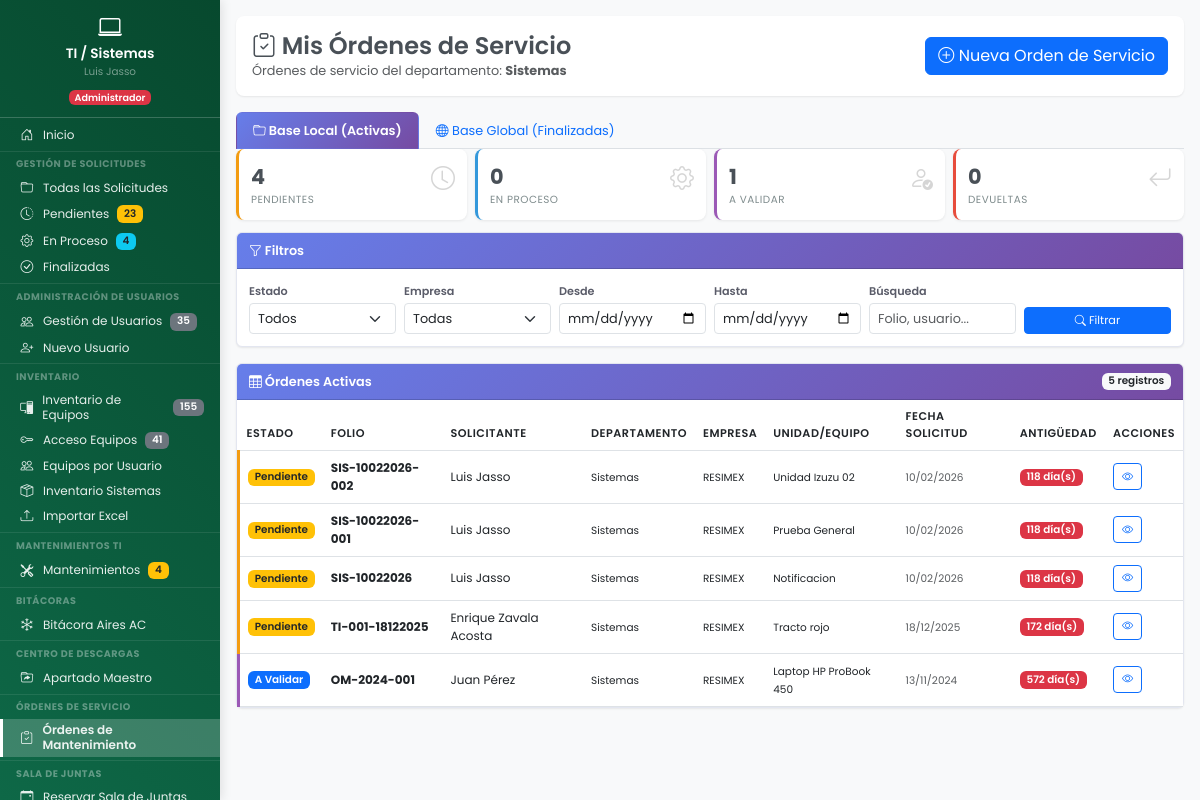
Screenshot of /dashboard/ordenes_servicio/ordenes_servicio_mantenimiento.php (signed in) with the database file from the repository.
### tables this page shows
CREATE TABLE `ordenes_servicio_mantenimiento` (
  `id` int(11) NOT NULL,
  `folio` varchar(100) NOT NULL COMMENT 'Folio manual ingresado por el usuario',
  `usuario_id` int(11) NOT NULL,
  `usuario_nombre` varchar(255) NOT NULL,
  `departamento` varchar(100) NOT NULL,
  `departamento_id` int(11) DEFAULT NULL,
  `empresa` enum('RESIMEX','CARGANOVA') NOT NULL,
  `estado` enum('pendiente_mantenimiento','en_proceso','pendiente_usuario','devuelto','completado') DEFAULT 'pendiente_mantenimiento',
  `apartado1_data` longtext DEFAULT NULL COMMENT 'Datos llenados por el usuario solicitante' CHECK (json_valid(`apartado1_data`)),
  `apartado2_data` longtext DEFAULT NULL COMMENT 'Datos llenados por el área de mantenimiento' CHECK (json_valid(`apartado2_data`)),
  `apartado3_data` longtext DEFAULT NULL COMMENT 'Firmas y cierre de orden' CHECK (json_valid(`apartado3_data`)),
  `fecha_creacion` datetime DEFAULT current_timestamp() COMMENT 'Fecha creación de la orden',
  `fecha_primera_edicion_mant` datetime DEFAULT NULL COMMENT 'Primera vez que Mantenimiento presionó EDITAR',
  `fecha_primer_guardado_mant` datetime DEFAULT NULL COMMENT 'Primera vez que Mantenimiento presionó GUARDAR',
  `fecha_enviado_usuario` datetime DEFAULT NULL COMMENT 'Fecha cuando Mantenimiento envió a Usuario',
  `fecha_completado` datetime DEFAULT NULL COMMENT 'Fecha cuando Usuario finalizó la orden',
  `fecha_ultima_modificacion` datetime DEFAULT current_timestamp() ON UPDATE current_timestamp(),
  `usuario_ultima_modificacion_id` int(11) DEFAULT NULL,
  `usuario_ultima_modificacion_nombre` varchar(255) DEFAULT NULL
);

### dashboard/ordenes_servicio/ordenes_servicio_mantenimiento.php (the view, shortened to what the rows shown need)
<?php
$departamento_codigo = strtolower($_SESSION['departamento_codigo'] ?? $_SESSION['departamento'] ?? '');
$es_mantenimiento = ($departamento_codigo === 'mantenimiento');
$pdo = conectarDB();
$filtro_base = $_GET['base'] ?? 'local';
if ($filtro_base === 'local') {
    $sql = "SELECT
                id, folio, estado, usuario_nombre, departamento, empresa,
                fecha_creacion, fecha_primera_edicion_mant, apartado1_data,
                DATEDIFF(CURRENT_DATE, DATE(fecha_creacion)) as dias_desde_creacion
            FROM ordenes_servicio_mantenimiento
            WHERE estado IN ('pendiente_mantenimiento', 'en_proceso', 'pendiente_usuario', 'devuelto')";
} else {
    $sql = "SELECT
                id, folio, usuario_nombre, departamento, empresa,
                fecha_creacion, fecha_completado, apartado1_data
            FROM ordenes_servicio_mantenimiento
            WHERE estado = 'completado'";
}
$params = [];
if (!$es_mantenimiento) {
    $sql .= " AND departamento = :dept_usuario";
    $params[':dept_usuario'] = $_SESSION['departamento_nombre'];
}
if ($filtro_base === 'local') {
    $sql .= " ORDER BY
        CASE estado
            WHEN 'devuelto' THEN 1
            WHEN 'pendiente_mantenimiento' THEN 2
            WHEN 'en_proceso' THEN 3
            WHEN 'pendiente_usuario' THEN 4
        END,
        fecha_creacion DESC";
} else {
    $sql .= " ORDER BY fecha_completado DESC";
}
$stmt = $pdo->prepare($sql);
$stmt->execute($params);
$ordenes = $stmt->fetchAll(PDO::FETCH_ASSOC);
?>
<!DOCTYPE html>
<html lang="es">
<head>
    <link href="https://cdn.jsdelivr.net/npm/bootstrap@5.3.0/dist/css/bootstrap.min.css" rel="stylesheet">
    <link rel="stylesheet" href="https://cdn.jsdelivr.net/npm/bootstrap-icons@1.11.0/font/bootstrap-icons.css">
    <link rel="stylesheet" href="<?php echo URL_BASE; ?>assets/css/dashboard.css">
    <link rel="stylesheet" href="<?php echo URL_BASE; ?>assets/css/base/variables.css">
    <link rel="stylesheet" href="<?php echo URL_BASE; ?>assets/css/components/sidebar.css">
    <link rel="stylesheet" href="<?php echo URL_BASE; ?>assets/css/components/hamburger.css">
    <link rel="stylesheet" href="<?php echo URL_BASE; ?>assets/css/layouts/dashboard-layout.css">
    <link rel="stylesheet" href="<?php echo URL_BASE; ?>assets/css/utilities/responsive.css">
</head>
<body>
    <div class="dashboard-container">
        <main class="main-content">
            <div class="content-wrapper">
                <div class="page-header">
                    <div class="d-flex justify-content-between align-items-center">
                        <div>
                            <?php if ($es_mantenimiento): ?>
                                <h1><i class="bi bi-tools"></i> Órdenes de Servicio - Mantenimiento</h1>
                                <p class="text-muted mb-0" style="font-size: 0.8rem;">
                                    Gestión de órdenes de servicio y mantenimiento de todos los departamentos
                                </p>
                            <?php else: ?>
                                <h1><i class="bi bi-clipboard-check"></i> Mis Órdenes de Servicio</h1>
                            <?php endif; ?>
                        </div>
                    </div>
                </div>
                <div class="card">
                    <div class="card-body p-0">
                        <?php if (empty($ordenes)): ?>
                            <div class="text-center py-5">
                                <i class="bi bi-inbox" style="font-size: 3rem; color: #ccc;"></i>
                                <p class="text-muted mt-3">No hay órdenes que mostrar</p>
                            </div>
                        <?php else: ?>
                            <div class="table-responsive">
                                <table class="table table-hover mb-0">
                                    <thead>
                                        <tr>
                                            <?php if ($filtro_base === 'local'): ?>
                                                <th>Estado</th>
                                                <th>Folio</th>
                                                <th>Solicitante</th>
                                                <th>Departamento</th>
                                                <th>Empresa</th>
                                                <th>Unidad/Equipo</th>
                                                <th>Fecha Solicitud</th>
                                                <th>Antigüedad</th>
                                                <th>Acciones</th>
                                            <?php endif; ?>
                                        </tr>
                                    </thead>
                                    <tbody>
                                        <?php foreach ($ordenes as $orden):
                                            $apartado1 = json_decode($orden['apartado1_data'], true);
                                            $unidad_equipo = $apartado1['unidad_equipo'] ?? '-';
                                        ?>
                                            <tr class="orden-card <?php
                                                if ($filtro_base === 'local') {
                                                    switch($orden['estado']) {
                                                        case 'pendiente_mantenimiento': echo 'pendiente'; break;
                                                        case 'pendiente_usuario': echo 'validar'; break;
                                                    }
                                                } else {
                                                    echo 'completada';
                                                }
                                            ?>" onclick="window.location='ver_orden_servicio.php?id=<?php echo $orden['id']; ?>'">
                                                <?php if ($filtro_base === 'local'): ?>
                                                    <td>
                                                        <?php
                                                        $badge_class = 'bg-secondary';
                                                        $estado_texto = $orden['estado'];
                                                        switch($orden['estado']) {
                                                            case 'pendiente_mantenimiento':
                                                                $badge_class = 'bg-warning text-dark';
                                                                $estado_texto = 'Pendiente';
                                                                break;
                                                            case 'pendiente_usuario':
                                                                $badge_class = 'bg-primary';
                                                                $estado_texto = 'A Validar';
                                                                break;
                                                        }
                                                        ?>
                                                        <span class="badge <?php echo $badge_class; ?>"><?php echo $estado_texto; ?></span>
                                                    </td>
                                                <?php endif; ?>
                                                <td><strong><?php echo htmlspecialchars($orden['folio']); ?></strong></td>
                                                <td><?php echo htmlspecialchars($orden['usuario_nombre']); ?></td>
                                                <td><small><?php echo htmlspecialchars($orden['departamento']); ?></small></td>
                                                <td><small><?php echo htmlspecialchars($orden['empresa'] ?? '-'); ?></small></td>
                                                <td><small><?php echo htmlspecialchars($unidad_equipo); ?></small></td>
                                                <td>
                                                    <small class="text-muted">
                                                        <?php echo date('d/m/Y', strtotime($orden['fecha_creacion'])); ?>
                                                    </small>
                                                </td>
                                                <?php if ($filtro_base === 'local'): ?>
                                                    <td>
                                                        <?php
                                                        $dias = $orden['dias_desde_creacion'];
                                                        $badge_dias = 'bg-secondary';
                                                        if ($dias > 7) $badge_dias = 'bg-danger';
                                                        elseif ($dias > 3) $badge_dias = 'bg-warning text-dark';
                                                        elseif ($dias > 1) $badge_dias = 'bg-info';
                                                        ?>
                                                        <span class="badge <?php echo $badge_dias; ?>">
                                                            <?php echo $dias; ?> día(s)
                                                        </span>
                                                    </td>
                                                <?php endif; ?>
                                                <td>
                                                    <a href="ver_orden_servicio.php?id=<?php echo $orden['id']; ?>"
                                                       class="btn btn-sm btn-outline-<?php echo $filtro_base === 'local' ? 'primary' : 'success'; ?>"
                                                       onclick="event.stopPropagation();">
                                                        <i class="bi bi-eye"></i>
                                                    </a>
                                                </td>
                                            </tr>
                                        <?php endforeach; ?>
                                    </tbody>
                                </table>
                            </div>
                        <?php endif; ?>
                    </div>
                </div>
            </div>
        </main>
    </div>
</body>
</html>

### rows the page displays
ordenes_servicio_mantenimiento: estado "Pendiente", folio "SIS-10022026-002", usuario_nombre "Luis Jasso", departamento "Sistemas", empresa "RESIMEX", apartado1_data "Unidad Izuzu 02", fecha_creacion "10/02/2026", dias "118"
ordenes_servicio_mantenimiento: estado "Pendiente", folio "SIS-10022026-001", usuario_nombre "Luis Jasso", departamento "Sistemas", empresa "RESIMEX", apartado1_data "Prueba General", fecha_creacion "10/02/2026", dias "118"
ordenes_servicio_mantenimiento: estado "Pendiente", folio "SIS-10022026", usuario_nombre "Luis Jasso", departamento "Sistemas", empresa "RESIMEX", apartado1_data "Notificacion", fecha_creacion "10/02/2026", dias "118"
ordenes_servicio_mantenimiento: estado "Pendiente", folio "TI-001-18122025", usuario_nombre "Enrique Zavala Acosta", departamento "Sistemas", empresa "RESIMEX", apartado1_data "Tracto rojo", fecha_creacion "18/12/2025", dias "172"
ordenes_servicio_mantenimiento: estado "A Validar", folio "OM-2024-001", usuario_nombre "Juan Pérez", departamento "Sistemas", empresa "RESIMEX", apartado1_data "Laptop HP ProBook 450", fecha_creacion "13/11/2024", dias "572"

### other values shown
$_SESSION['nombre_completo'] "Luis Jasso"
$stats_sidebar['pendientes'] "23"
$stats_sidebar['en_proceso'] "4"
$total_usuarios "35"
$total_equipos "155"
$total_acceso "41"
$mant_pendientes "4"
$_SESSION['departamento_nombre'] "Sistemas"
$stats['pendientes'] "4"
$stats['en_proceso'] "0"
$stats['pendiente_usuario'] "1"
$stats['devueltas'] "0"
count($ordenes) "5"
